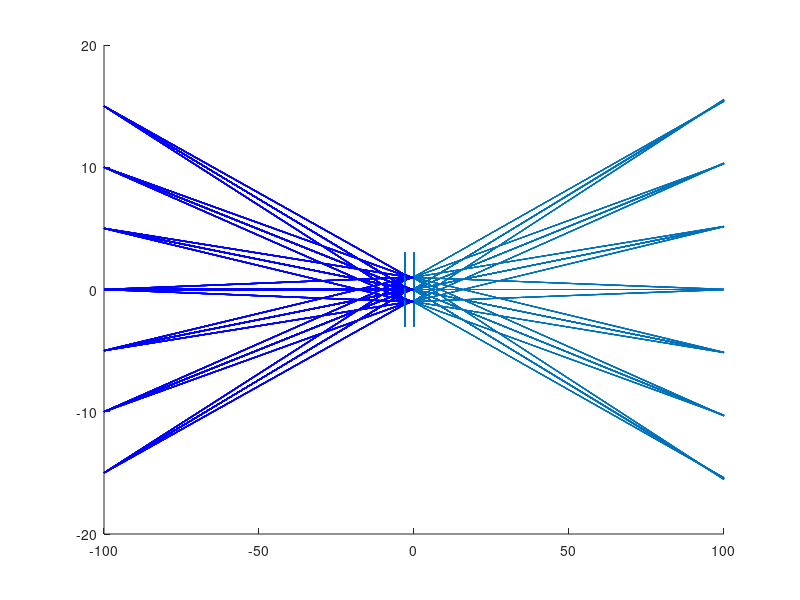
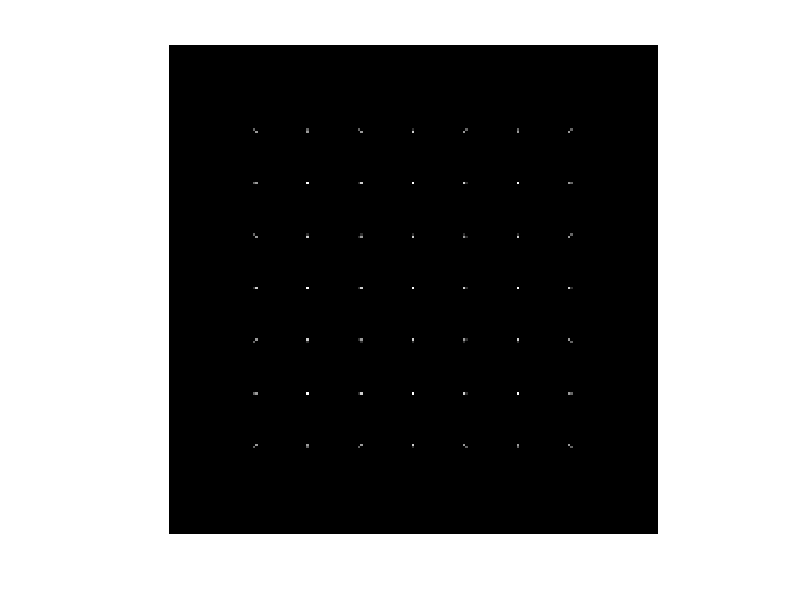

MATLAB code to generate these figures, in order:
%% ray-tracing for an ideal lens

% declare point sources in world space.  The camera is usually at [0 0 0],
% and pointing towards -z.  We are using a right-handed coordinate system.


%Large Distance Test
%place point sources using meshgrid.  This is a 5x5 grid.
% [XGrid YGrid] = meshgrid(-4000:1000:4000,-4000:1000:4000);   %large distance 
% pointSources = [XGrid(:) YGrid(:) ones(size(XGrid(:))) * -20000];
%only 1 point source in the middle
% pointSources = [ 0 0 -20000];  %large distance 


%Small Distance Test
[XGrid YGrid] = meshgrid(-15:5:15,-15:5:15);   %small distance test
pointSources = [XGrid(:) YGrid(:) ones(size(XGrid(:))) * -100];   %small distance ----ADJUST ME!!----
% pointSources = [ 0 0 -100];  %small distance - TURN THIS ON FOR ONLY 1
% POINT SOURCE


%SCRAP TEST
% [XGrid YGrid] = meshgrid(-400:100:400,-400:100:400);
% pointSources = [XGrid(:) YGrid(:) ones(size(XGrid(:))) * -7000];



%sensor properties
% sensor.position = [0 0 49];  %large distance 
% sensor.position = [0 0 165]; 
sensor.position = [0 0 100];  %small distance ----ADJUST ME!!----

sensor.size = [48 48];  %in mm
sensor.resolution = [200 200];
sensor.image = zeros(sensor.resolution);
sensor.focalLength = 50; %in mm

apertureRadius =1; % in mm


%note: the offset format is DIFFERENT from the lens files - we must fix
%this somehow
lensSurfaces = cell(1,1);
lensSurfaces{1}.offset = 3;
lensSurfaces{1}.radius = -67;
lensSurfaces{1}.aperture = 3;
lensSurfaces{1}.indexOfRefr = 1;

lensSurfaces{2}.offset = 0;   %figure out the best way to deal with these offsets
lensSurfaces{2}.radius = 67;
lensSurfaces{2}.aperture = 3;
lensSurfaces{2}.indexOfRefr = 1.67;

totalOffset = 0;
for i = 1:length(lensSurfaces)
    totalOffset = totalOffset + lensSurfaces{i}.offset; 
end


%loop through aperture positions and uniformly sample the aperture
%everything is done in vector form for speed
[apertureSample.X, apertureSample.Y] = meshgrid(linspace(-1, 1, 3),linspace(-1, 1, 3)); %adjust this if needed - this determines the number of samples per light source

% this position should NOT change
lensCenterPosition = [0 0 -1.5];

%debug illustrations initialize
lensIllustration = zeros(300, 300);
figure;

%loop through all point sources
for curInd = 1:size(pointSources, 1);
    curPointSource = pointSources(curInd, :);

    %assume a circular aperture, and make a mask that is 1 when the pixel
    %is within a circle of radius 1
    apertureMask = (apertureSample.X.^2 + apertureSample.Y.^2) <= 1;
    
    scaledApertureSample.X = apertureSample.X .* apertureRadius; 
    scaledApertureSample.Y = apertureSample.Y .* apertureRadius; 
    
    %remove cropped sections of aperture
    croppedApertureSample.X =  scaledApertureSample.X;
    croppedApertureSample.X(apertureMask == 0) = [];
    croppedApertureSample.X = croppedApertureSample.X';
    croppedApertureSample.Y =  scaledApertureSample.Y;
    croppedApertureSample.Y(apertureMask == 0) = [];
    croppedApertureSample.Y = croppedApertureSample.Y';
    
    %calculate the origin and direction of the rays
    rays.origin = repmat(curPointSource, [size(croppedApertureSample.Y(:), 1) 1] );   %the new origin will just be the position of the current light source
    rays.direction = [(croppedApertureSample.X(:) -  rays.origin(:,1)) (croppedApertureSample.Y(:) -  rays.origin(:,2)) (lensCenterPosition(3) - rays.origin (:,3)) .* ones(size(croppedApertureSample.Y(:)))];
    rays.direction = rays.direction./repmat( sqrt(rays.direction(:, 1).^2 + rays.direction(:, 2).^2 + rays.direction(:,3).^2), [1 3]); %normalize direction

    
    prevSurfaceZ = -totalOffset;
    prevN = 1;  %assume that we start off in air

    %initialize newRays to be the old ray.  We will update it later.
    newRays = rays;
    for lensEl = length(lensSurfaces):-1:1
        sphere = lensSurfaces{lensEl};
        sphere.center = [0 0 prevSurfaceZ + sphere.offset + sphere.radius];
        
        %illustrations for debug
        zPlot = linspace(sphere.center(3) - sphere.radius, sphere.center(3) + sphere.radius, 10000);
        yPlot = sqrt(sphere.radius^2 - (zPlot - sphere.center(3)) .^2);
        yPlotN = -sqrt(sphere.radius^2 - (zPlot - sphere.center(3)) .^2);
        arcZone = 5;
        
        %TODO:find a better way to plot the arcs later - this one is prone to potential problem
        withinRange = and(and((yPlot < sphere.aperture),(zPlot < prevSurfaceZ + sphere.offset + arcZone)), (zPlot > prevSurfaceZ + sphere.offset - arcZone));  
        line(zPlot(withinRange), yPlot(withinRange));
        line(zPlot(withinRange), yPlotN(withinRange));   
        
        %vectorize this operation later
        for i = 1:size(rays.origin, 1)
            ray.direction = newRays.direction(i,:);
            ray.origin = newRays.origin(i,:);
            %calculate intersection with spherical lens element
            radicand = dot(ray.direction, ray.origin - sphere.center)^2 - ...
                ( dot(ray.origin -sphere.center, ray.origin -sphere.center)) + sphere.radius^2;
            if (sphere.radius < 0)
                intersectT = (-dot(ray.direction, ray.origin - sphere.center) + sqrt(radicand));
            else
                intersectT = (-dot(ray.direction, ray.origin - sphere.center) - sqrt(radicand));
            end

            %make sure that T is > 0
            if (intersectT < 0)
                disp('Warning: intersectT less than 0.  Something went wrong here...');
            end
            
            intersectPosition = ray.origin + intersectT * ray.direction;
            
            %illustrations for debugging
            lensIllustration(max(round(intersectPosition(2) * 100 + 150),1), max(-round(intersectPosition(3) * 1000), 1)) = 1;  %show a lens illustration
            hold on;
            line([ray.origin(3) intersectPosition(3) ], [ray.origin(2) intersectPosition(2)] ,'Color','b','LineWidth',1);
            

            normalVec = intersectPosition - sphere.center;  %does the polarity of this vector matter? YES
            normalVec = normalVec./norm(normalVec);
            if (sphere.radius < 0)  %which is the correct sign convention? This is correct
                normalVec = -normalVec;
            end
            ratio = prevN/sphere.indexOfRefr;
            c = -dot(normalVec, ray.direction);
            newVec = ratio *ray.direction + (ratio*c -sqrt(1 - ratio^2 * (1 - c^2)))  * normalVec; %Snell's Law
            newVec = newVec./norm(newVec); %normalize
            
            %update the direction of the ray
            newRays.origin(i, : ) = intersectPosition;
            newRays.direction(i, : ) = newVec;
            
        end
        prevN = sphere.indexOfRefr;
        prevSurfaceZ = prevSurfaceZ + sphere.offset;
     end

    %calculate intersection point at sensor
    intersectZ = repmat(sensor.position(3), [size(newRays.origin, 1) 1]);
    intersectT = (intersectZ - newRays.origin(:, 3))./newRays.direction(:, 3);
    intersectPosition = newRays.origin + newRays.direction .* repmat(intersectT, [1 3]);
    
    %imagePixel is the pixel that will gain a photon due to the traced ray
    imagePixel = [intersectPosition(:,2) intersectPosition(:, 1)]; 
    
    imagePixel = real(imagePixel); %add error handling for this
    imagePixel = round(imagePixel* sensor.resolution(1)/sensor.size(1)    + repmat( sensor.resolution./2, [size(imagePixel,1) 1]));   %
    %make sure imagePixel is in range;
    imagePixel(imagePixel < 1) = 1;
    imagePixel = min(imagePixel, repmat(sensor.resolution, [size(imagePixel,1) 1]));
    
    
    %add a value to the intersection position
    for i = 1:size(croppedApertureSample.Y(:), 1)
        sensor.image(imagePixel(i,1), imagePixel(i,2)) =  sensor.image(imagePixel(i,1), imagePixel(i,2)) + 1;  %sensor.image(imagePixel(:,1), imagePixel(:,2)) + 1;
        
        %illustrations for debugging
        line([newRays.origin(i, 3) intersectPosition(i, 3)] ,  [newRays.origin(i, 2);  intersectPosition(i, 2)]);
    end
end

figure; imshow(sensor.image/ max(sensor.image(:)));
